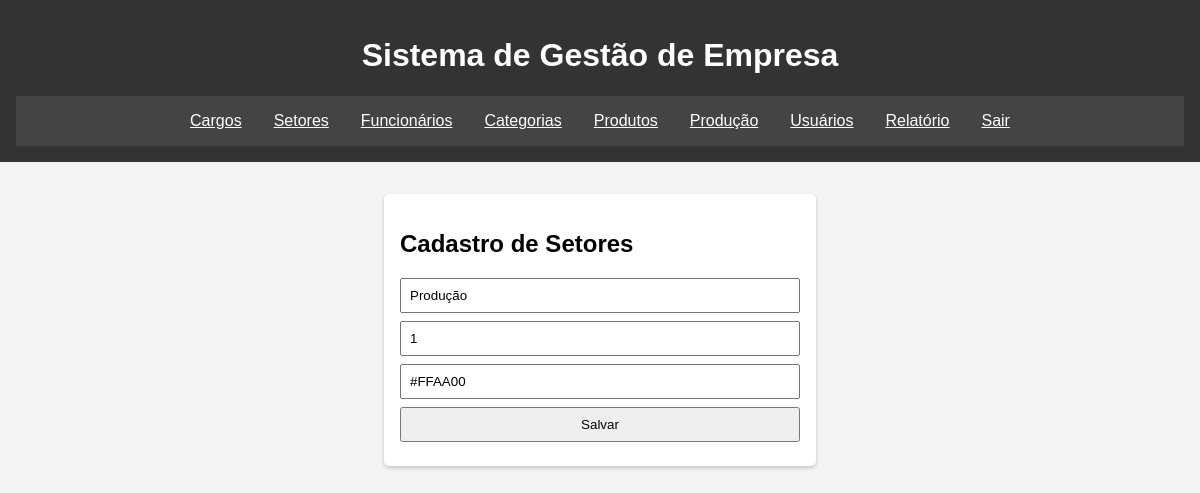
/salvar-setores.php?id=1, run on the app's committed database.
### tables this page shows
CREATE TABLE `setor` (
  `SetorID` INT NOT NULL AUTO_INCREMENT,
  `Nome` VARCHAR(150) NOT NULL,
  `Andar` VARCHAR(50),
  `Cor` VARCHAR(50),
  PRIMARY KEY (`SetorID`)
);

### salvar-setores.php (the view, shortened to what this page needs)
<?php
include_once './include/conexao.php';
include_once './include/header.php';
$nome = '';
$andar = '';
$cor = '';
$id = isset($_GET['id']) ? intval($_GET['id']) : null;
if ($id) {
  $sql = "SELECT SetorID, Nome, Andar, Cor FROM setor WHERE SetorID = $id";
  $resultado = mysqli_query($conexao, $sql);
  if ($row = mysqli_fetch_assoc($resultado)) {
    $nome = $row['Nome'];
    $andar = $row['Andar'];
    $cor = $row['Cor'];
  }
}
?>
  <main>
    <div id="setores" class="tela">
        <form class="crud-form" method="post" action="">
          <h2>Cadastro de Setores</h2>
          <input type="text" name="nome" placeholder="Nome do Setor" value="<?php echo htmlspecialchars($nome)?>" required>
          <input type="text" name="andar" placeholder="Andar" value="<?php echo htmlspecialchars($andar)?>">
          <input type="text" name="cor" placeholder="Cor" value="<?php echo htmlspecialchars($cor)?>">
          <button type="submit">Salvar</button>
        </form>
      </div>
  </main>
  <?php
  include_once './include/footer.php';
  ?>

### style.css (style rules this page uses)
body { font-family: Arial, sans-serif; background-color: #f4f4f4; margin: 0; padding: 0; }
.tela { padding: 2rem; }
.login-form, .crud-form { background-color: white; padding: 1rem; border-radius: 5px; max-width: 400px; margin: auto; box-shadow: 0 2px 4px rgba(0,0,0,0.2); }
input, textarea { display: block; width: 95%; margin: 0.5rem 0; padding: 0.5rem; }
button,select { display: block; width: 100%; margin: 0.5rem 0; padding: 0.5rem; }

### data on the page
setor: nome "Produção", andar "1", cor "#FFAA00"
